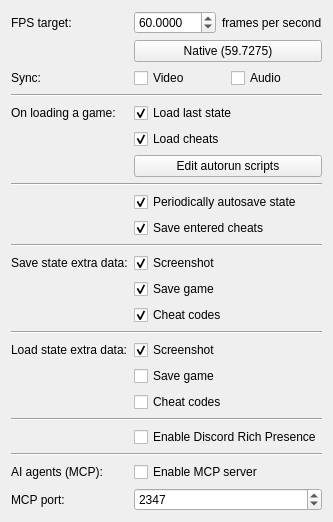
     <widget class="QWidget" name="gameplay">
      <layout class="QFormLayout" name="formLayout_14">
       <item row="0" column="0">
        <widget class="QLabel" name="label_3">
         <property name="text">
          <string>FPS target:</string>
         </property>
        </widget>
       </item>
       <item row="0" column="1">
        <layout class="QHBoxLayout" name="horizontalLayout_2">
         <item>
          <widget class="QDoubleSpinBox" name="fpsTarget">
           <property name="decimals">
            <number>4</number>
           </property>
           <property name="minimum">
            <double>0.010000000000000</double>
           </property>
           <property name="maximum">
            <double>240.000000000000000</double>
           </property>
           <property name="value">
            <double>60.000000000000000</double>
           </property>
          </widget>
         </item>
         <item>
          <widget class="QLabel" name="label_11">
           <property name="text">
            <string>frames per second</string>
           </property>
          </widget>
         </item>
        </layout>
       </item>
       <item row="1" column="1">
        <widget class="QPushButton" name="nativeGB">
         <property name="text">
          <string>Native (59.7275)</string>
         </property>
        </widget>
       </item>
       <item row="2" column="0">
        <widget class="QLabel" name="label_2">
         <property name="text">
          <string>Sync:</string>
         </property>
        </widget>
       </item>
       <item row="2" column="1">
        <layout class="QHBoxLayout" name="horizontalLayout_10">
         <item>
          <widget class="QCheckBox" name="videoSync">
           <property name="text">
            <string>Video</string>
           </property>
          </widget>
         </item>
         <item>
          <widget class="QCheckBox" name="audioSync">
           <property name="text">
            <string>Audio</string>
           </property>
          </widget>
         </item>
        </layout>
       </item>
       <item row="3" column="0" colspan="2">
        <widget class="Line" name="line_16">
         <property name="orientation">
          <enum>Qt::Horizontal</enum>
         </property>
        </widget>
       </item>
       <item row="4" column="0">
        <widget class="QLabel" name="label_24">
         <property name="text">
          <string>On loading a game:</string>
         </property>
        </widget>
       </item>
       <item row="4" column="1">
        <widget class="QCheckBox" name="autoload">
         <property name="text">
          <string>Load last state</string>
         </property>
         <property name="checked">
          <bool>true</bool>
         </property>
        </widget>
       </item>
       <item row="5" column="1">
        <widget class="QCheckBox" name="cheatAutoload">
         <property name="text">
          <string>Load cheats</string>
         </property>
         <property name="checked">
          <bool>true</bool>
         </property>
        </widget>
       </item>
       <item row="6" column="1">
        <widget class="QPushButton" name="autorunScripts">
         <property name="text">
          <string>Edit autorun scripts</string>
         </property>
        </widget>
       </item>
       <item row="7" column="0" colspan="2">
        <widget class="Line" name="line_9">
         <property name="orientation">
          <enum>Qt::Horizontal</enum>
         </property>
        </widget>
       </item>
       <item row="8" column="1">
        <widget class="QCheckBox" name="autosave">
         <property name="text">
          <string>Periodically autosave state</string>
         </property>
         <property name="checked">
          <bool>true</bool>
         </property>
        </widget>
       </item>
       <item row="9" column="1">
        <widget class="QCheckBox" name="cheatAutosave">
         <property name="text">
          <string>Save entered cheats</string>
         </property>
         <property name="checked">
          <bool>true</bool>
         </property>
        </widget>
       </item>
       <item row="10" column="0" colspan="2">
        <widget class="Line" name="line_21">
         <property name="orientation">
          <enum>Qt::Horizontal</enum>
         </property>
        </widget>
       </item>
       <item row="11" column="0">
        <widget class="QLabel" name="label_51">
         <property name="text">
          <string>Save state extra data:</string>
         </property>
        </widget>
       </item>
       <item row="11" column="1">
        <widget class="QCheckBox" name="saveStateScreenshot">
         <property name="text">
          <string>Screenshot</string>
         </property>
         <property name="checked">
          <bool>true</bool>
         </property>
        </widget>
       </item>
       <item row="12" column="1">
        <widget class="QCheckBox" name="saveStateSave">
         <property name="text">
          <string>Save game</string>
         </property>
         <property name="checked">
          <bool>true</bool>
         </property>
        </widget>
       </item>
       <item row="13" column="1">
        <widget class="QCheckBox" name="saveStateCheats">
         <property name="text">
          <string>Cheat codes</string>
         </property>
         <property name="checked">
          <bool>true</bool>
         </property>
        </widget>
       </item>
       <item row="14" column="0" colspan="2">
        <widget class="Line" name="line_22">
         <property name="orientation">
          <enum>Qt::Horizontal</enum>
         </property>
        </widget>
       </item>
       <item row="15" column="0">
        <widget class="QLabel" name="label_52">
         <property name="text">
          <string>Load state extra data:</string>
         </property>
        </widget>
       </item>
       <item row="15" column="1">
        <widget class="QCheckBox" name="loadStateScreenshot">
         <property name="text">
          <string>Screenshot</string>
         </property>
         <property name="checked">
          <bool>true</bool>
         </property>
        </widget>
       </item>
       <item row="16" column="1">
        <widget class="QCheckBox" name="loadStateSave">
         <property name="text">
          <string>Save game</string>
         </property>
        </widget>
       </item>
       <item row="17" column="1">
        <widget class="QCheckBox" name="loadStateCheats">
         <property name="text">
          <string>Cheat codes</string>
         </property>
        </widget>
       </item>
       <item row="18" column="0" colspan="2">
        <widget class="Line" name="line_2">
         <property name="orientation">
          <enum>Qt::Horizontal</enum>
         </property>
        </widget>
       </item>
       <item row="19" column="1">
        <widget class="QCheckBox" name="useDiscordPresence">
         <property name="text">
          <string>Enable Discord Rich Presence</string>
         </property>
        </widget>
       </item>
       <item row="20" column="0" colspan="2">
        <widget class="Line" name="mcpLine">
         <property name="orientation">
          <enum>Qt::Horizontal</enum>
         </property>
        </widget>
       </item>
       <item row="21" column="0">
        <widget class="QLabel" name="mcpLabel">
         <property name="text">
          <string>AI agents (MCP):</string>
         </property>
        </widget>
       </item>
       <item row="21" column="1">
        <widget class="QCheckBox" name="mcpServer">
         <property name="toolTip">
          <string>Lets AI agents such as Claude Code control and inspect the running game over the Model Context Protocol. Only connections from this computer are accepted.</string>
         </property>
         <property name="text">
          <string>Enable MCP server</string>
         </property>
        </widget>
       </item>
       <item row="22" column="0">
        <widget class="QLabel" name="mcpPortLabel">
         <property name="text">
          <string>MCP port:</string>
         </property>
        </widget>
       </item>
       <item row="22" column="1">
        <widget class="QSpinBox" name="mcpPort">
         <property name="minimum">
          <number>1</number>
         </property>
         <property name="maximum">
          <number>65535</number>
         </property>
         <property name="value">
          <number>2347</number>
         </property>
        </widget>
       </item>
      </layout>
     </widget>
